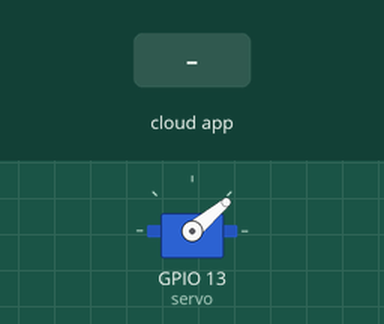
Recording of a sketch running on a simulated ESP32. Parts: servo. Inputs (shaded band) come from the test bench. WiFi joins after 1.5 s; servers stay silent unless stated; the Firebase database answers and starts empty; what the sketch prints to the serial monitor is not drawn.

Above: at 3.8 s.
3.9 s: the phone or cloud app sets AC_STATUS to ON
At 5.2 s:
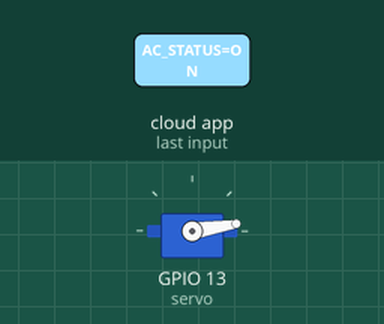
7.1 s: the phone or cloud app sets AC_STATUS to OFF
Timing chart, 0 to 11.7 s (numbered marks = the images above; inputs shaded):
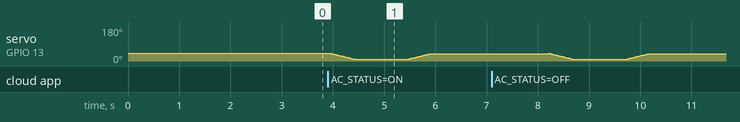

The sketch:

hw9_p3.ino
```cpp
// based on template from https://nathanmelenbrink.github.io/intro-dig-fab/09_networking/huzzah1b.html

#include <WiFi.h>                                 // esp32 library
#include <FirebaseESP32.h>                        // firebase library
#include <ESP32Servo.h>

#define FIREBASE_HOST "https://acontroller-aadb8-default-rtdb.europe-west1.firebasedatabase.app/"  // the project name address from firebase id
#define FIREBASE_AUTH "cAdMvfIBB8BVwihI1A19RnIe37LriNSuFVNClYgs"                          // the secret key generated from firebase
#define WIFI_SSID "myssid"                                // input your home or public wifi name
#define WIFI_PASSWORD "mypass"                            // password of wifi ssid

Servo servo;
String fireString = "";                                          // AC status received from firebase
String prev_ac_status = "OFF";

//Define FirebaseESP32 data object
FirebaseData firebaseData;

void press() {
  // scan from 40 to 8 degrees, ie press down
  for(int angle = 40; angle > 8; angle--)
  {
    servo.write(angle);
    delay(15);
  }

  // hold for 1s
  delay(1000);

  // scan from 8 back to 40 degrees, ie let the button go
  for(int angle = 8; angle < 40; angle++)
  {
    servo.write(angle);
    delay(15);
  }
}

void setup() {
  Serial.begin(115200);
  delay(1000);
  WiFi.begin(WIFI_SSID, WIFI_PASSWORD);                          // try to connect with wifi

  Serial.print("Connecting to ");
  Serial.print(WIFI_SSID);
  while (WiFi.status() != WL_CONNECTED) {
    Serial.print(".");
    delay(500);
  }

  Serial.println();
  Serial.print("Connected to ");
  Serial.println(WIFI_SSID);
  Serial.print("IP Address is : ");
  Serial.println(WiFi.localIP());                                // print local IP address
  Firebase.begin(FIREBASE_HOST, FIREBASE_AUTH);                  // connect to firebase
  Firebase.reconnectWiFi(true);
  Firebase.set(firebaseData, "/AC_STATUS", "OFF");              // set initial string of "OFF"

  servo.attach(13);
  servo.write(40);
}

void loop() {
  Firebase.get(firebaseData, "/AC_STATUS");                     // get AC status input from firebase
  fireString = firebaseData.stringData();                        // change to e.g. intData() or boolData()
  Serial.println(fireString);

  if (!(fireString == "ON" || fireString == "OFF")) {
    // invalid input
    Serial.println("Please send ON/OFF");
  }

  else {
    // valid input
    if (fireString != prev_ac_status) {                    // compare the input of AC status received from firebase
      // toggle required
      Serial.println("Toggling AC");
      press();
    }
    prev_ac_status = fireString;
  }

  delay(1000);                                 // not strictly necessary
}
```
